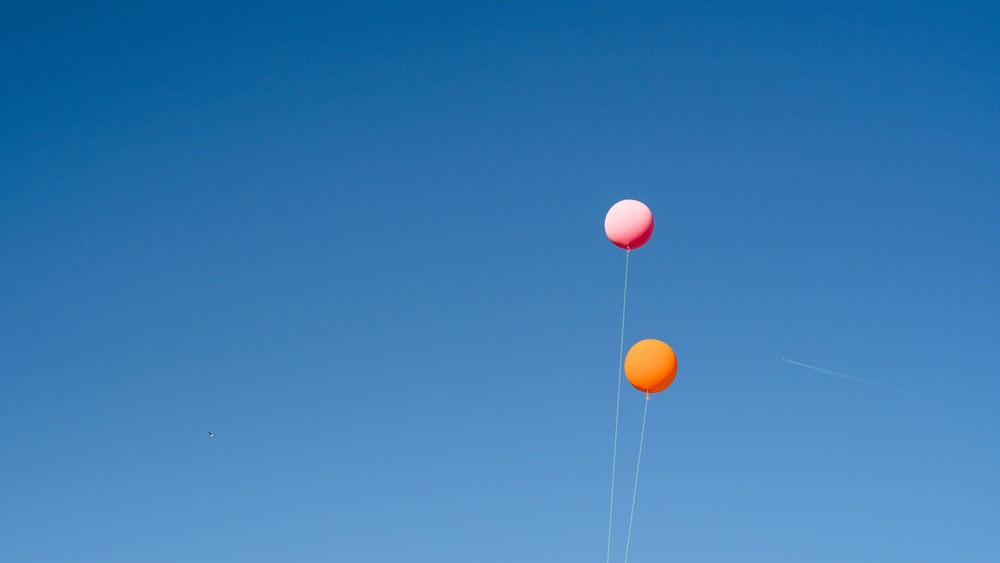
#> input picture Python/846664.jpg, 1000 x 563 px, shrunk from 6000 x 3376 before the run
$ python DeletingBackground.py
#> lines starting #> are read from the running program, lines starting #| are printed output that depends on the picture; after the words box and inside, x2 and y2 are one past the last pixel; in counts of white or black regions, pixels touching at a corner belong together
import numpy as np
import cv2 as cv
from matplotlib import pyplot as plt
import sys
from  PIL  import Image

img = cv.imread('846664.jpg',cv.IMREAD_UNCHANGED)
#> img is the input picture: shape (563, 1000, 3); mean B, G, R 180.1, 123.9, 58.3
original = img.copy()

l = int(max(5, 6))
u = int(min(6, 6))

ed = cv.cvtColor(img, cv.COLOR_BGR2GRAY)
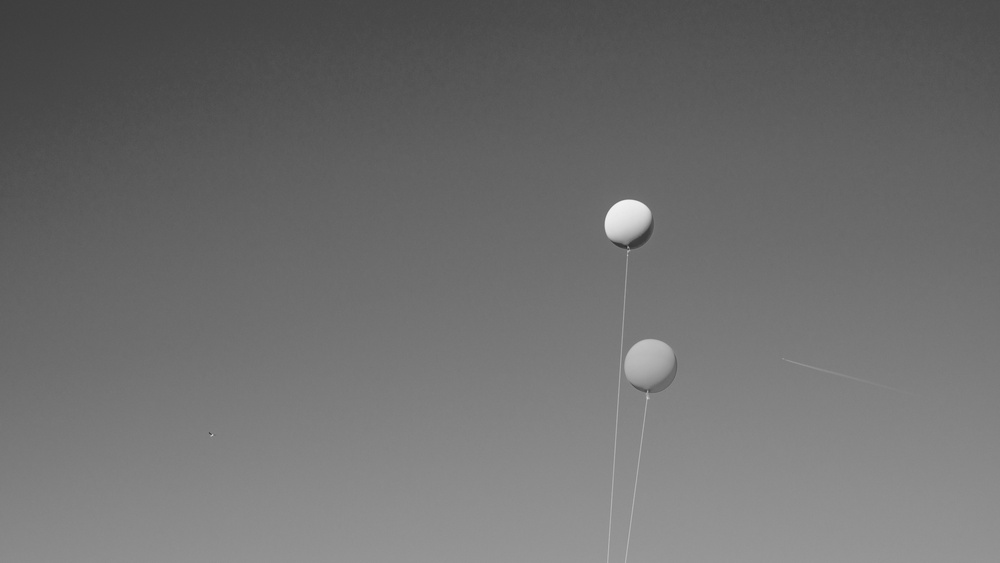
#> ed: shape (563, 1000); min 42, max 245, mean 110.7
edges = cv.GaussianBlur(img, (21, 51), 3)
edges = cv.cvtColor(edges, cv.COLOR_BGR2GRAY)
#> edges: shape (563, 1000)
edges = cv.Canny(edges, l, u)
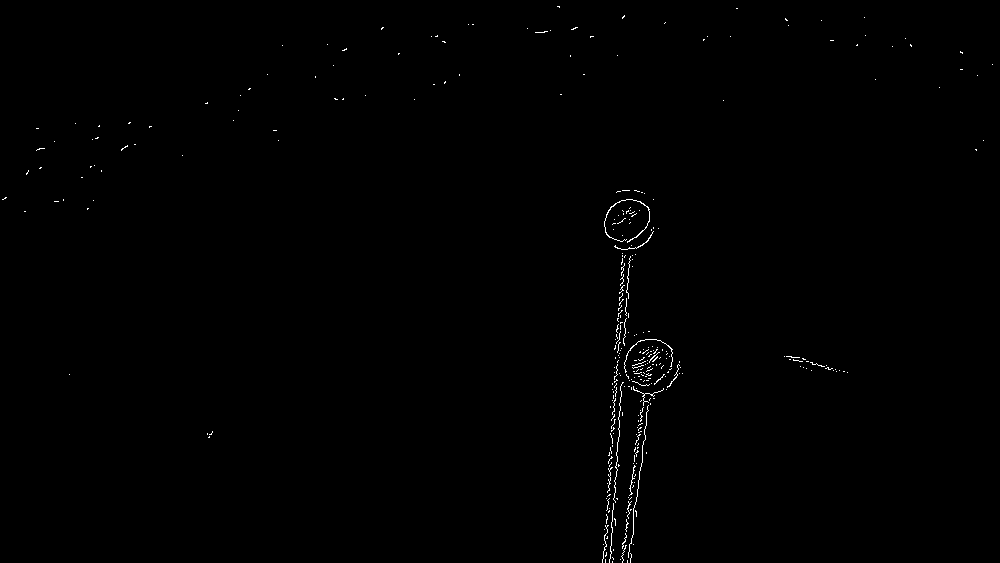
#> edges: shape (563, 1000); 0.4% white in thin lines or dots
thresh = cv.threshold(edges, 0, 255, cv.THRESH_BINARY  + cv.THRESH_OTSU)
kernel = cv.getStructuringElement(cv.MORPH_ELLIPSE, (5, 5))
#> (the run stopped early here; a loop or call above may not have finished)

$ run again, with Python/1.jpg copied over Python/846664.jpg
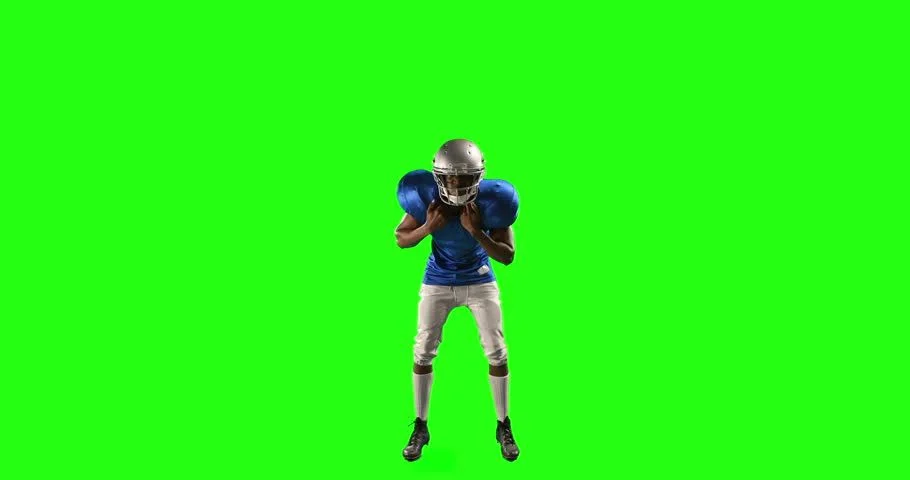
#> input picture Python/1.jpg, 910 x 480 px
#> img is the input picture: shape (480, 910, 3); mean B, G, R 21.7, 247.4, 39.5
#> `ed = cv.cvtColor(img, cv.COLOR_BGR2GRAY)`:
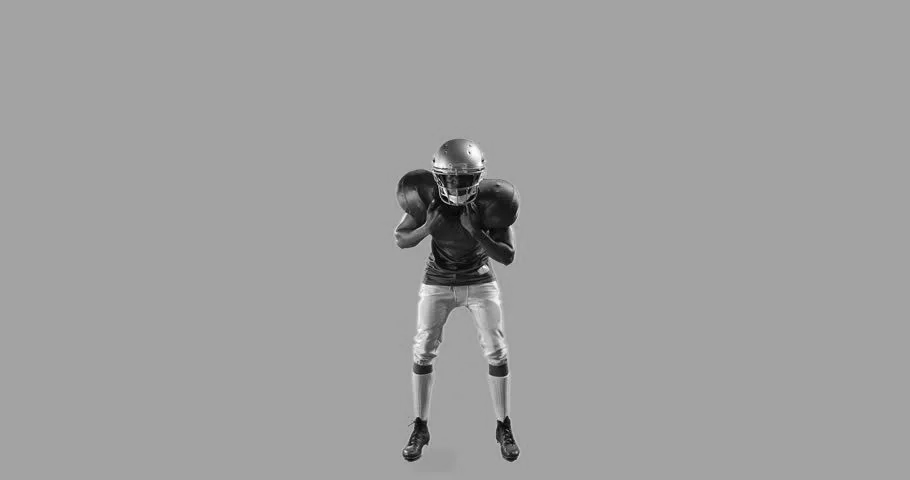
#> ed: shape (480, 910); min 0, max 254, mean 159.7
#> `edges = cv.Canny(edges, l, u)`:
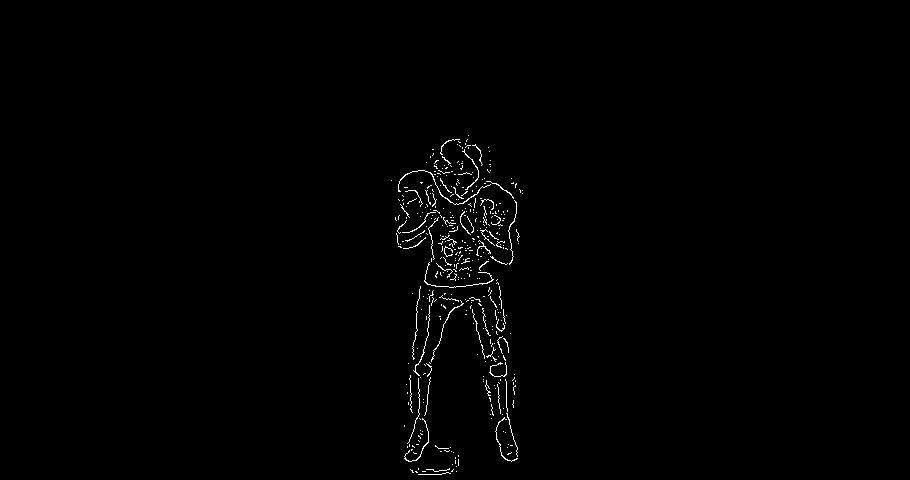
#> edges: shape (480, 910); 0.74% white in thin lines or dots, all inside (x1, y1, x2, y2) = (391, 135, 523, 475)
